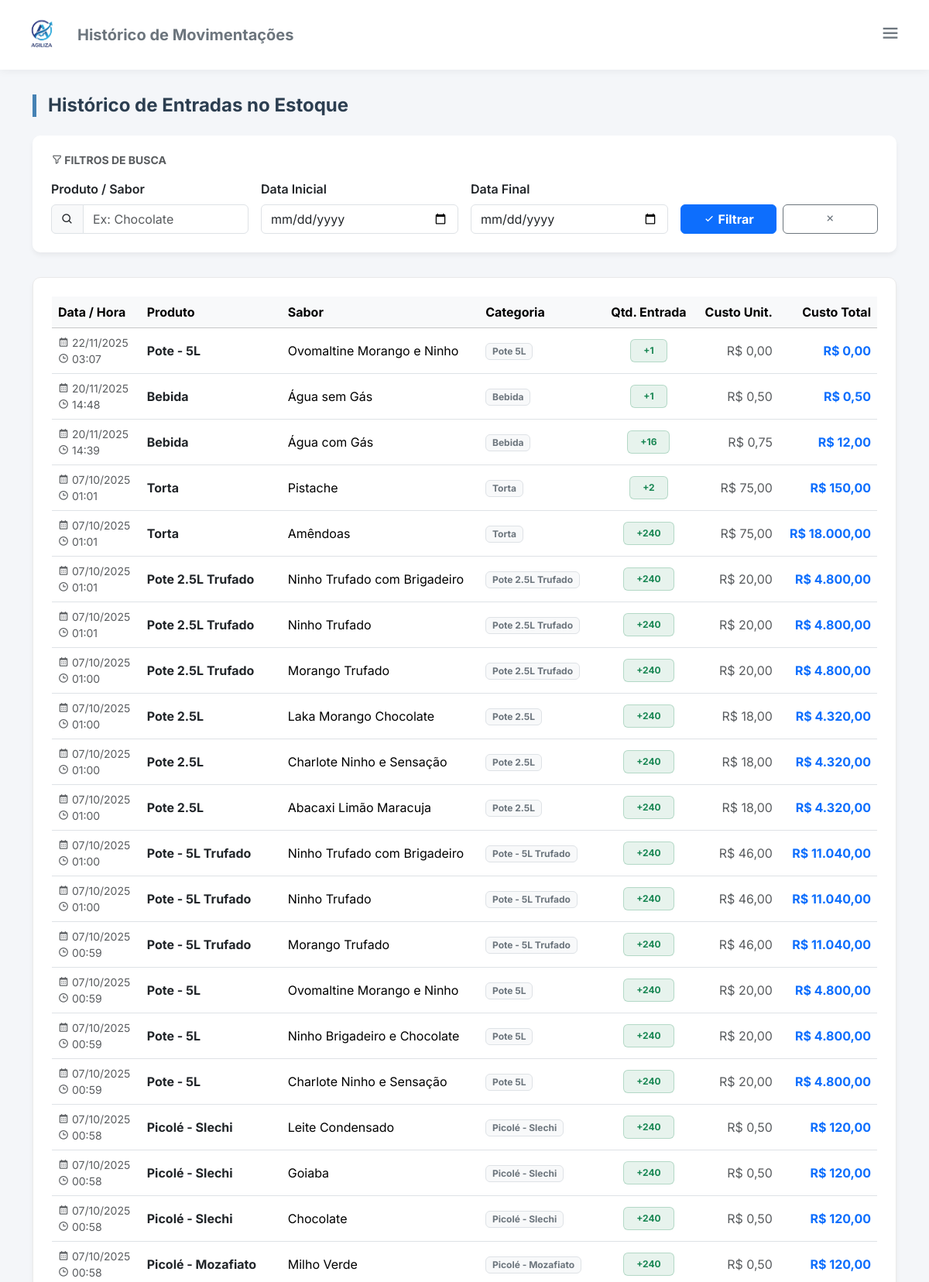
/historico_entradas.php (signed in, upper part), run on the app's committed database.
### tables this page shows
CREATE TABLE IF NOT EXISTS `estoque` (
  `id_estoque` int NOT NULL AUTO_INCREMENT,
  `produto` varchar(255) NOT NULL,
  `sabor` varchar(255) NOT NULL,
  `tipo` varchar(50) NOT NULL,
  `estoque_atual` int NOT NULL,
  `data` datetime NOT NULL,
  `movimentacao` enum('Entrada','Saída') NOT NULL,
  `valor_custo` decimal(10,2) NOT NULL DEFAULT '0.00',
  PRIMARY KEY (`id_estoque`)
);

### historico_entradas.php (the view, shortened to what this page needs)
<?php
$host = 'localhost';
$dbname = 'banco';
$user = 'root';
$pass = '';
try {
  $pdo = new PDO("mysql:host=$host;dbname=$dbname;charset=utf8", $user, $pass);
  $pdo->setAttribute(PDO::ATTR_ERRMODE, PDO::ERRMODE_EXCEPTION);
} catch (PDOException $e) {
  die("Erro na conexão: " . $e->getMessage());
}
$params = [];
$sql = "SELECT produto, sabor, tipo, estoque_atual, valor_custo, data FROM estoque WHERE movimentacao = 'Entrada'";
$sql .= " ORDER BY data DESC";
$stmt = $pdo->prepare($sql);
$stmt->execute($params);
$entradas = $stmt->fetchAll(PDO::FETCH_ASSOC);
?>
<!DOCTYPE html>
<html lang="pt-br">
<head>
  <link href="https://cdn.jsdelivr.net/npm/bootstrap@5.3.6/dist/css/bootstrap.min.css" rel="stylesheet" />
  <link href="https://unpkg.com/boxicons@2.1.4/css/boxicons.min.css" rel="stylesheet">
  <link rel="stylesheet" href="styles/style_estoque.css" />
</head>
<body>
  <div class="top-bar">
    <div class="d-flex align-items-center gap-3">
      <img src="img/logoagilizasemfundo.png" alt="Logo PDV" style="height: 60px; width: auto;">
      <h5 class="m-0 fw-bold text-secondary d-none d-md-block">Histórico de Movimentações</h5>
    </div>
    <div class="dropdown">
      <button class="btn btn-outline-secondary border-0" type="button" data-bs-toggle="dropdown">
        <i class='bx bx-menu fs-3'></i>
      </button>
    </div>
  </div>
  <div class="container main-container">
    <h4 class="page-title">Histórico de Entradas no Estoque</h4>
    <div class="card-filter">
      <h6 class="text-muted mb-3 fw-bold text-uppercase small"><i class='bx bx-filter-alt'></i> Filtros de Busca</h6>
      <form method="GET" class="row g-3 align-items-end">
        <div class="col-md-3">
          <label class="form-label fw-semibold">Produto / Sabor</label>
          <div class="input-group">
            <span class="input-group-text bg-light"><i class='bx bx-search'></i></span>
            <input type="text" name="produto" class="form-control" placeholder="Ex: Chocolate"
              value="<?= htmlspecialchars($_GET['produto'] ?? '') ?>" />
          </div>
        </div>
        <div class="col-md-3">
          <label class="form-label fw-semibold">Data Inicial</label>
          <input type="date" name="data_inicial" class="form-control"
            value="<?= htmlspecialchars($_GET['data_inicial'] ?? '') ?>" />
        </div>
        <div class="col-md-3">
          <label class="form-label fw-semibold">Data Final</label>
          <input type="date" name="data_final" class="form-control"
            value="<?= htmlspecialchars($_GET['data_final'] ?? '') ?>" />
        </div>
        <div class="col-md-3 d-flex gap-2">
          <button type="submit" class="btn btn-primary w-100 fw-bold"><i class='bx bx-check'></i> Filtrar</button>
          <a href="<?= $_SERVER['PHP_SELF'] ?>" class="btn btn-outline-secondary w-100" title="Limpar Filtros"><i
              class='bx bx-x'></i></a>
        </div>
      </form>
    </div>
    <div class="table-container">
      <div class="table-responsive">
        <table class="table table-hover align-middle">
          <thead class="table-light">
            <tr>
              <th>Data / Hora</th>
              <th>Produto</th>
              <th>Sabor</th>
              <th>Categoria</th>
              <th class="text-center">Qtd. Entrada</th>
              <th class="text-end">Custo Unit.</th>
              <th class="text-end">Custo Total</th>
            </tr>
          </thead>
          <tbody>
            <?php if (count($entradas) > 0): ?>
              <?php foreach ($entradas as $row): ?>
                <tr>
                  <td class="text-muted small">
                    <i class='bx bx-calendar'></i> <?= date('d/m/Y', strtotime($row['data'])) ?> <br>
                    <i class='bx bx-time'></i> <?= date('H:i', strtotime($row['data'])) ?>
                  </td>
                  <td class="fw-bold text-dark"><?= htmlspecialchars($row['produto']) ?></td>
                  <td><?= htmlspecialchars($row['sabor']) ?></td>
                  <td><span class="badge bg-light text-secondary border"><?= htmlspecialchars($row['tipo']) ?></span></td>
                  <td class="text-center">
                    <span
                      class="badge bg-success bg-opacity-10 text-success border border-success border-opacity-25 px-3 py-2">
                      +<?= $row['estoque_atual'] ?>
                    </span>
                  </td>
                  <td class="text-end text-muted">R$ <?= number_format($row['valor_custo'], 2, ',', '.') ?></td>
                  <td class="text-end fw-bold text-primary">
                    R$ <?= number_format($row['valor_custo'] * $row['estoque_atual'], 2, ',', '.') ?>
                  </td>
                </tr>
              <?php endforeach; ?>
            <?php endif; ?>
          </tbody>
        </table>
      </div>
    </div>
  </div>
</body>
</html>

### styles/style_estoque.css (style rules this page uses)
:root { --primary-color: #4682B4; --bg-light: #f4f6f9; --text-dark: #2c3e50; }
body { background-color: var(--bg-light); font-family: 'Inter', sans-serif; }
.top-bar { background-color: #fff; padding: 0.8rem 1.5rem; display: flex; align-items: center; justify-content: space-between; box-shadow: 0 2px 10px rgba(0, 0, 0, 0.05); z-index: 100; height: 90px; }
.main-container { padding-top: 2rem; padding-bottom: 2rem; }
.page-title { font-weight: 700; color: var(--text-dark); margin-bottom: 1.5rem; border-left: 5px solid var(--primary-color); padding-left: 15px; }
.card-filter { background: #fff; border-radius: 10px; box-shadow: 0 4px 6px rgba(0, 0, 0, 0.05); border: none; padding: 1.5rem; margin-bottom: 2rem; }
.table-container { background: #fff; border-radius: 10px; box-shadow: 0 4px 6px rgba(0, 0, 0, 0.05); padding: 1.5rem; border: 1px solid #eaeaea; }

### data on the page
estoque: data "22/11/2025", data "03:07", produto "Pote - 5L", sabor "Ovomaltine Morango e Ninho", tipo "Pote 5L", estoque_atual "1", valor_custo "0,00", $row['valor_custo'] * $row['estoque_atual'] "0,00"
estoque: data "20/11/2025", data "14:48", produto "Bebida", sabor "Água sem Gás", tipo "Bebida", estoque_atual "1", valor_custo "0,50", $row['valor_custo'] * $row['estoque_atual'] "0,50"
estoque: data "20/11/2025", data "14:39", produto "Bebida", sabor "Água com Gás", tipo "Bebida", estoque_atual "16", valor_custo "0,75", $row['valor_custo'] * $row['estoque_atual'] "12,00"
estoque: data "07/10/2025", data "01:01", produto "Torta", sabor "Pistache", tipo "Torta", estoque_atual "2", valor_custo "75,00", $row['valor_custo'] * $row['estoque_atual'] "150,00"
estoque: data "07/10/2025", data "01:01", produto "Torta", sabor "Amêndoas", tipo "Torta", estoque_atual "240", valor_custo "75,00", $row['valor_custo'] * $row['estoque_atual'] "18.000,00"
estoque: data "07/10/2025", data "01:01", produto "Pote 2.5L Trufado", sabor "Ninho Trufado com Brigadeiro", tipo "Pote 2.5L Trufado", estoque_atual "240", valor_custo "20,00", $row['valor_custo'] * $row['estoque_atual'] "4.800,00"
estoque: data "07/10/2025", data "01:01", produto "Pote 2.5L Trufado", sabor "Ninho Trufado", tipo "Pote 2.5L Trufado", estoque_atual "240", valor_custo "20,00", $row['valor_custo'] * $row['estoque_atual'] "4.800,00"
estoque: data "07/10/2025", data "01:00", produto "Pote 2.5L Trufado", sabor "Morango Trufado", tipo "Pote 2.5L Trufado", estoque_atual "240", valor_custo "20,00", $row['valor_custo'] * $row['estoque_atual'] "4.800,00"
estoque: data "07/10/2025", data "01:00", produto "Pote 2.5L", sabor "Laka Morango Chocolate", tipo "Pote 2.5L", estoque_atual "240", valor_custo "18,00", $row['valor_custo'] * $row['estoque_atual'] "4.320,00"
estoque: data "07/10/2025", data "01:00", produto "Pote 2.5L", sabor "Charlote Ninho e Sensação", tipo "Pote 2.5L", estoque_atual "240", valor_custo "18,00", $row['valor_custo'] * $row['estoque_atual'] "4.320,00"
estoque: data "07/10/2025", data "01:00", produto "Pote 2.5L", sabor "Abacaxi Limão Maracuja", tipo "Pote 2.5L", estoque_atual "240", valor_custo "18,00", $row['valor_custo'] * $row['estoque_atual'] "4.320,00"
estoque: data "07/10/2025", data "01:00", produto "Pote - 5L Trufado", sabor "Ninho Trufado com Brigadeiro", tipo "Pote - 5L Trufado", estoque_atual "240", valor_custo "46,00", $row['valor_custo'] * $row['estoque_atual'] "11.040,00"
estoque: data "07/10/2025", data "01:00", produto "Pote - 5L Trufado", sabor "Ninho Trufado", tipo "Pote - 5L Trufado", estoque_atual "240", valor_custo "46,00", $row['valor_custo'] * $row['estoque_atual'] "11.040,00"
estoque: data "07/10/2025", data "00:59", produto "Pote - 5L Trufado", sabor "Morango Trufado", tipo "Pote - 5L Trufado", estoque_atual "240", valor_custo "46,00", $row['valor_custo'] * $row['estoque_atual'] "11.040,00"
estoque: data "07/10/2025", data "00:59", produto "Pote - 5L", sabor "Ovomaltine Morango e Ninho", tipo "Pote 5L", estoque_atual "240", valor_custo "20,00", $row['valor_custo'] * $row['estoque_atual'] "4.800,00"
estoque: data "07/10/2025", data "00:59", produto "Pote - 5L", sabor "Ninho Brigadeiro e Chocolate", tipo "Pote 5L", estoque_atual "240", valor_custo "20,00", $row['valor_custo'] * $row['estoque_atual'] "4.800,00"
estoque: data "07/10/2025", data "00:59", produto "Pote - 5L", sabor "Charlote Ninho e Sensação", tipo "Pote 5L", estoque_atual "240", valor_custo "20,00", $row['valor_custo'] * $row['estoque_atual'] "4.800,00"
estoque: data "07/10/2025", data "00:58", produto "Picolé - Slechi", sabor "Leite Condensado", tipo "Picolé - Slechi", estoque_atual "240", valor_custo "0,50", $row['valor_custo'] * $row['estoque_atual'] "120,00"
estoque: data "07/10/2025", data "00:58", produto "Picolé - Slechi", sabor "Goiaba", tipo "Picolé - Slechi", estoque_atual "240", valor_custo "0,50", $row['valor_custo'] * $row['estoque_atual'] "120,00"
estoque: data "07/10/2025", data "00:58", produto "Picolé - Slechi", sabor "Chocolate", tipo "Picolé - Slechi", estoque_atual "240", valor_custo "0,50", $row['valor_custo'] * $row['estoque_atual'] "120,00"
estoque: data "07/10/2025", data "00:58", produto "Picolé - Mozafiato", sabor "Milho Verde", tipo "Picolé - Mozafiato", estoque_atual "240", valor_custo "0,50", $row['valor_custo'] * $row['estoque_atual'] "120,00"
